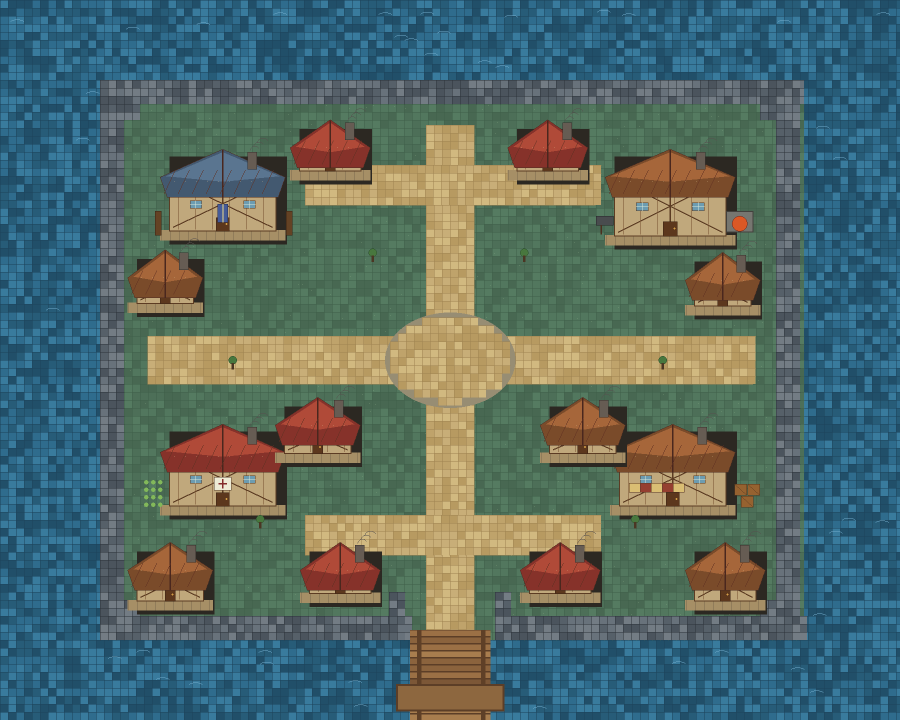
#> input picture tools/eldoria_house_kit/source/eldoria_9x9_before_house_kit.png, 1800 x 1440 px (shown at 1/2 size)
$ python v.py ../../eldoria_house_kit/source/eldoria_9x9_before_house_kit.png ../../eldoria_house_kit/source/eldoria_9x9_before_house_kit.png 5
#> lines starting #> are read from the running program, lines starting #| are printed output that depends on the picture
import sys
from PIL import Image
src, dst, w = sys.argv[1], sys.argv[2], int(sys.argv[3])
im = Image.open(src).convert("RGBA")
bg = Image.new("RGBA", im.size, (40, 70, 40, 255)); bg.alpha_composite(im)
#> after `bg = Image.new('RGBA', im.size, (40, 70, 40, 255))`:
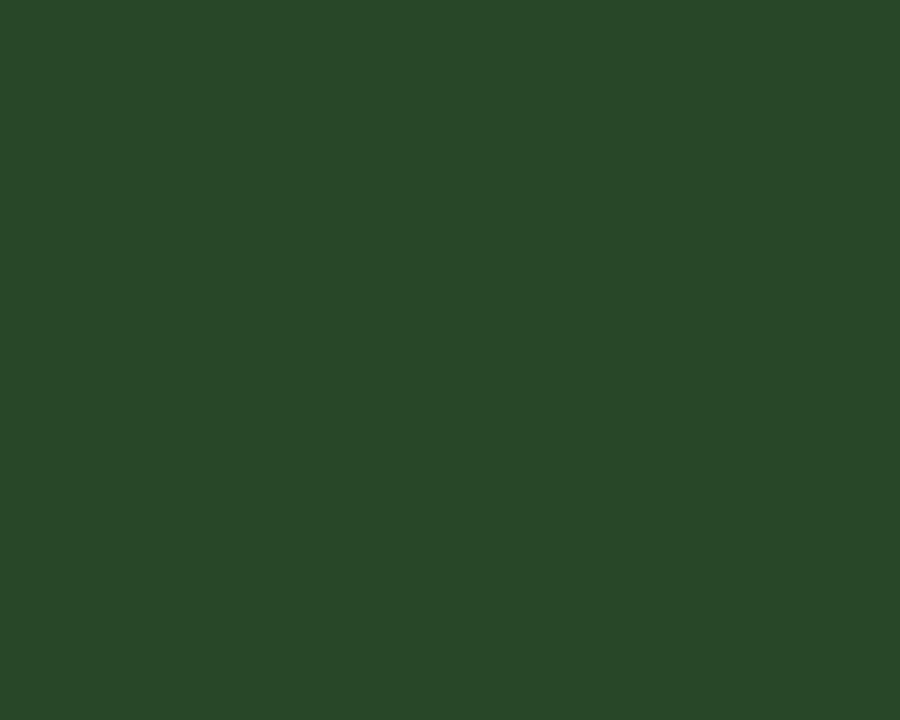
#> bg: PIL image 1800x1440 RGBA (shown at 1/2 size); mean R, G, B, A 40, 70, 40, 255
bg.convert("RGB").resize((w, round(im.height * w / im.width))).save(dst, quality=88)
